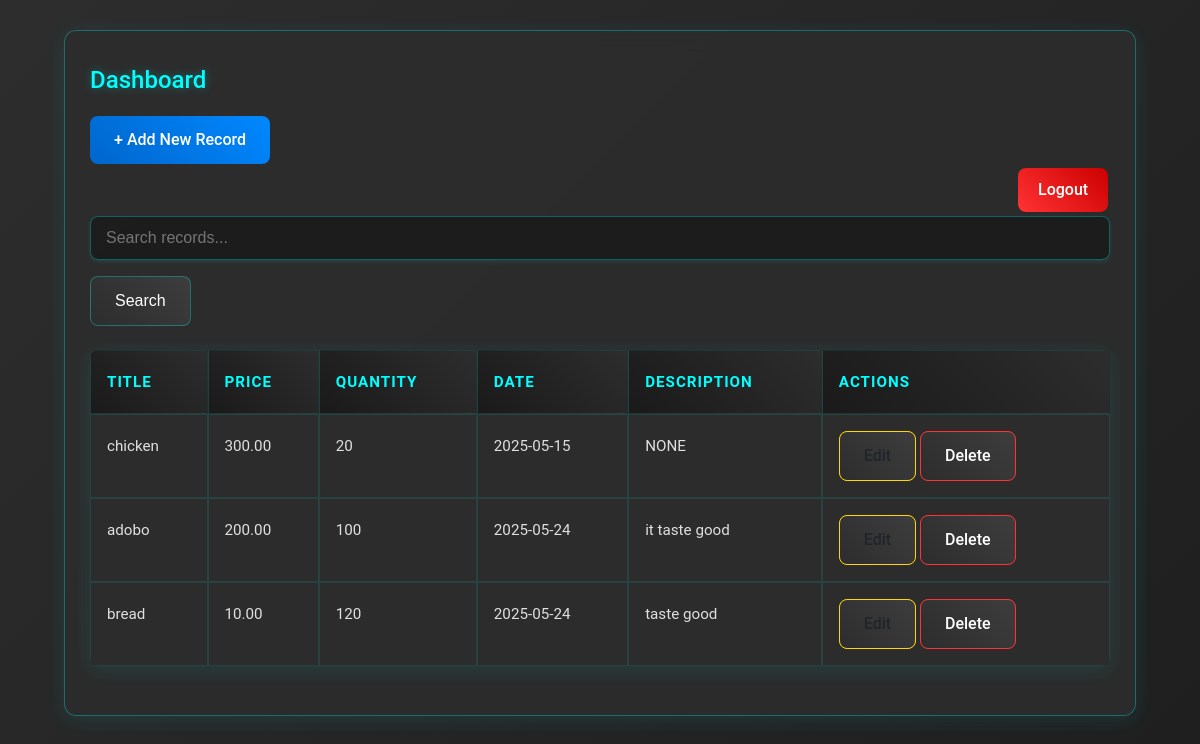
Screenshot of /dashboard/ (signed in) with the database file from the repository.
### records/models.py (models this page shows, shortened)
class Record(models.Model):
    title = models.CharField(max_length=100)
    price = models.DecimalField(max_digits=10, decimal_places=2)
    quantity = models.IntegerField()
    date_added = models.DateField()
    description = models.TextField()

### records/views.py (the view)
# urls.py: path('dashboard/', views.dashboard, name='dashboard'),
@login_required  # Protect the dashboard so only logged-in users can access it
def dashboard(request):
    query = request.GET.get('q')
    if query:
        records = Record.objects.filter(title__icontains=query) # Search if query exists
    else:
        records = Record.objects.all() # Fetch all records if no search query
    return render(request, 'dashboard.html', {'records': records, 'query': query})

### records/templates/dashboard.html
{% extends 'base.html' %}
{% block content %}
<div class="container mt-4">
    <div class="d-flex justify-content-between align-items-center mb-3">
        <h2>Dashboard</h2>
        <a href="{% url 'add' %}" class="btn btn-primary">+ Add New Record</a>
        <a href="{% url 'logout' %}" class="btn btn-logout" style="margin-left: 58rem;" "margin-bottom: 10rem; ">Logout</a>
    </div>
    <form method="get" class="mb-3">
        <div class="input-group">
            <input type="text" name="q" "{{ query }}" class="form-control" placeholder="Search records...">
            <button type="submit" class="btn btn-outline-secondary">Search</button>
        </div>
    </form>
    <table class="table table-striped table-hover">
        <thead class="thead-light">
            <tr>
                <th>Title</th>
                <th>Price</th>
                <th>Quantity</th>
                <th>Date</th>
                <th>Description</th>
                <th>Actions</th>
            </tr>
        </thead>
        <tbody>
            {% for record in records %}
            <tr>
                <td>{{ record.title }}</td>
                <td>{{ record.price }}</td>
                <td>{{ record.quantity }}</td>
                <td>{{ record.date_added|date:"Y-m-d" }}</td>
                <td>{{ record.description|truncatewords:10 }}</td>
                <td>
                    <a href="{% url 'edit_record' record.pk %}" class="btn btn-sm btn-warning">Edit</a>
                    <a href="{% url 'delete_record' record.pk %}" class="btn btn-sm btn-danger">Delete</a>
                </td>
            </tr>
            {% empty %}
            <tr>
                <td colspan="6" class="text-center">No records found.</td>
            </tr>
            {% endfor %}
        </tbody>
    </table>
</div>
{% endblock %}

### records/templates/base.html (shortened to what this page needs)
<!DOCTYPE html>
<html lang="en">
<head>
    {% load static %}
    <link rel="stylesheet" href="{% static 'style.css' %}">
</head>
<body>
    <div>
        {% block content %}{% endblock %}
    </div>
</body>
</html>

### records/static/style.css (style rules this page uses)
body { font-family: 'Roboto', 'Segoe UI', sans-serif; background: linear-gradient(-45deg, #1a1a1a, #2d2d2d, #1a1a1a, #2d2d2d); background-size: 400% 400%; animation: gradientBG 15s ease infinite; margin: 0; padding: 0; color: #e0e0e0; line-height: 2.0; }
.container { width: 85%; max-width: 2000px; margin: 30px auto; background: rgba(45, 45, 45, 0.9); padding: 25px; border-radius: 12px; box-shadow: 0 4px 20px rgba(0, 255, 255, 0.1); border: 1px solid rgba(0, 255, 255, 0.3); backdrop-filter: blur(10px); animation: glowPulse 3s infinite; transition: all 0.3s ease; }
h1, h2, h3, h4, h5, h6 { color: #00ffff; margin-top: 0; margin-bottom: 0.75rem; font-weight: 500; text-shadow: 0 0 10px rgba(0, 255, 255, 0.3); transition: all 0.3s ease; }
form input[type="text"], form input[type="password"], form input[type="email"], form input[type="number"], form input[type="date"], form textarea, form select { width: 100%; padding: 12px 15px; margin-bottom: 1rem; border: 1px solid rgba(0, 255, 255, 0.3); border-radius: 8px; font-size: 1rem; box-sizing: border-box; transition: all 0.3s ease; background-color: rgba(26, 26, 26, 0.8); color: #e0e0e0; box-shadow: 0 2px 4px rgba(0, 255, 255, 0.1); animation: borderGlow 3s infinite; }
.btn { display: inline-block; font-weight: 500; color: #ffffff; text-align: center; vertical-align: middle; cursor: pointer; user-select: none; background: linear-gradient(45deg, #2d2d2d, #3d3d3d); border: 1px solid rgba(0, 255, 255, 0.3); padding: 0.75rem 1.5rem; font-size: 1rem; line-height: 1.5; border-radius: 8px; transition: all 0.3s ease; position: relative; overflow: hidden; }
.btn::before { content: ''; position: absolute; top: 0; left: -100%; width: 100%; height: 100%; background: linear-gradient( 90deg, transparent, rgba(0, 255, 255, 0.2), transparent ); transition: 0.5s; }
.btn-primary { background: linear-gradient(45deg, #0066cc, #0088ff); border: none; }
.btn-warning { color: #212529; background-color: #ffd700; border-color: #ffd700; }
.btn-danger { color: #fff; background-color: #ff3333; border-color: #ff3333; }
.table { width: 100%; border-collapse: separate; border-spacing: 0; margin-top: 1.5rem; margin-bottom: 1.5rem; font-size: 0.95rem; background-color: rgba(45, 45, 45, 0.9); border-radius: 8px; overflow: hidden; box-shadow: 0 4px 20px rgba(0, 255, 255, 0.1); }
.table th, .table td { padding: 1rem; border: 1px solid rgba(0, 255, 255, 0.1); text-align: left; vertical-align: top; transition: all 0.3s ease; }
.table thead th { background: linear-gradient(45deg, #1a1a1a, #2d2d2d); color: #00ffff; font-weight: 600; text-transform: uppercase; letter-spacing: 1px; }
.table tbody tr { transition: all 0.3s ease; }
.btn-logout { background: linear-gradient(45deg, #ff3333, #cc0000); color: white; border: none; padding: 10px 20px; text-align: center; text-decoration: none; display: inline-block; font-size: 16px; margin: 4px 2px; cursor: pointer; border-radius: 8px; transition: all 0.3s ease; position: relative; overflow: hidden; }
.btn-logout::before { content: ''; position: absolute; top: 0; left: -100%; width: 100%; height: 100%; background: linear-gradient( 90deg, transparent, rgba(255, 255, 255, 0.2), transparent ); transition: 0.5s; }
a { color: #00ffff; text-decoration: none; transition: all 0.3s ease; position: relative; }
a::after { content: ''; position: absolute; width: 0; height: 2px; bottom: -2px; left: 0; background-color: #00ffff; transition: width 0.3s ease; }

### rows the page displays
Record: title "chicken", price "300.00", quantity "20", date_added "2025-05-15", description "NONE"
Record: title "adobo", price "200.00", quantity "100", date_added "2025-05-24", description "it taste good"
Record: title "bread", price "10.00", quantity "120", date_added "2025-05-24", description "taste good"
